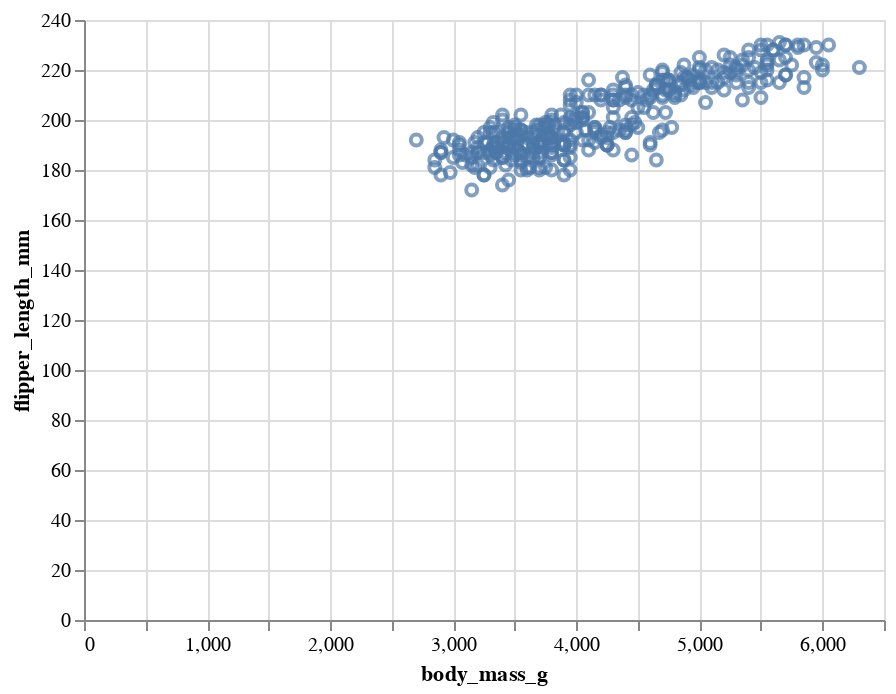

Notebook code for this chart:
### Markdown cell above
## `mark_point`

### Code cell
alt.Chart(penguins).mark_point().encode(
    x='body_mass_g',
    y='flipper_length_mm'
).interactive() # позволяет масштабировать график

### Figure 1 — Vega-Lite specification as saved in the notebook (floating-point values rounded to 4 significant figures; data arrays with more than 128 entries replaced by an {"elided": "..."} marker saying what was removed)
{"config": {"view": {"continuousWidth": 400, "continuousHeight": 300}}, "data": {"name": "data-6503fb4fbd21ca2400956d2086879525"}, "mark": "point", "encoding": {"x": {"field": "body_mass_g", "type": "quantitative"}, "y": {"field": "flipper_length_mm", "type": "quantitative"}}, "selection": {"selector001": {"type": "interval", "bind": "scales", "encodings": ["x", "y"]}}, "$schema": "https://vega.github.io/schema/vega-lite/v4.17.0.json", "datasets": {"data-6503fb4fbd21ca2400956d2086879525": {"elided": "344 records"}}}
